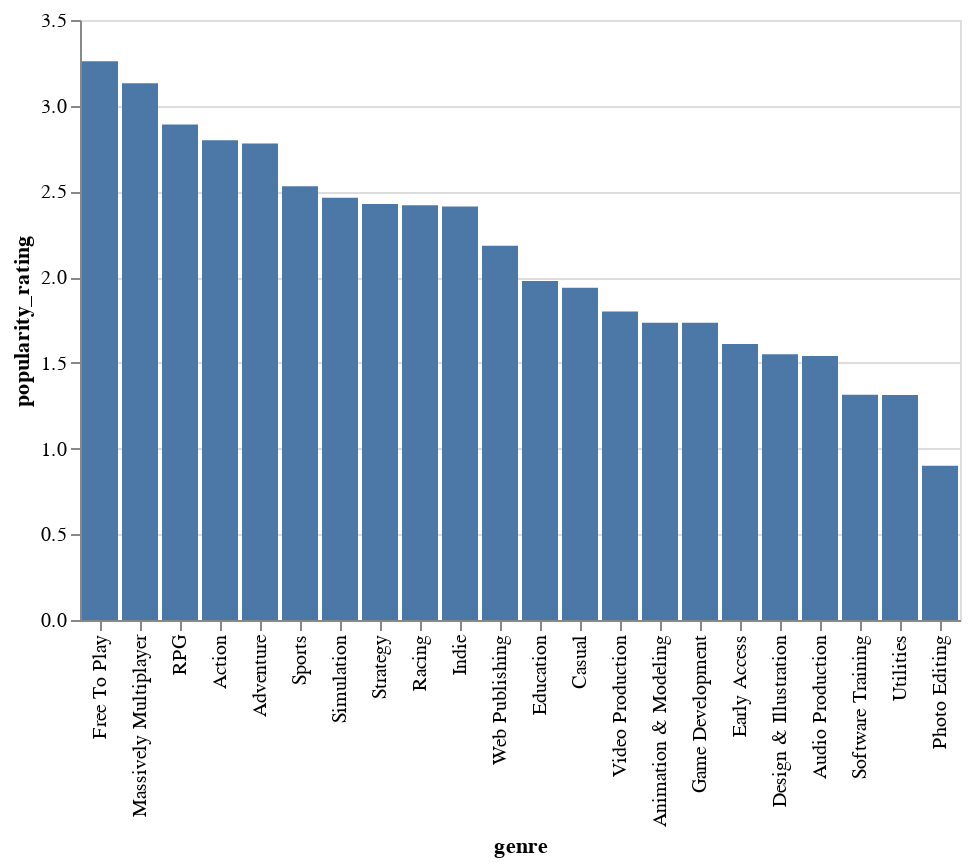

Notebook code for this chart:
### Code cell
grouped_genre = exploded_genre_df.groupby('genre')['popularity_rating'].mean().reset_index()

alt.Chart(grouped_genre).mark_bar().encode(
    x = alt.X('genre:N', sort='-y'),
    y = 'popularity_rating'
)

### Figure 1 — Vega-Lite specification as saved in the notebook (floating-point values rounded to 4 significant figures)
{"config": {"view": {"continuousWidth": 300, "continuousHeight": 300}}, "data": {"name": "data-97fdcf3e25cfc53e9ab402ad4c765e77"}, "mark": {"type": "bar"}, "encoding": {"x": {"field": "genre", "sort": "-y", "type": "nominal"}, "y": {"field": "popularity_rating", "type": "quantitative"}}, "$schema": "https://vega.github.io/schema/vega-lite/v5.8.0.json", "datasets": {"data-97fdcf3e25cfc53e9ab402ad4c765e77": [{"genre": "Action", "popularity_rating": 2.798}, {"genre": "Adventure", "popularity_rating": 2.78}, {"genre": "Animation & Modeling", "popularity_rating": 1.733}, {"genre": "Audio Production", "popularity_rating": 1.54}, {"genre": "Casual", "popularity_rating": 1.939}, {"genre": "Design & Illustration", "popularity_rating": 1.55}, {"genre": "Early Access", "popularity_rating": 1.61}, {"genre": "Education", "popularity_rating": 1.978}, {"genre": "Free To Play", "popularity_rating": 3.259}, {"genre": "Game Development", "popularity_rating": 1.733}, {"genre": "Indie", "popularity_rating": 2.412}, {"genre": "Massively Multiplayer", "popularity_rating": 3.131}, {"genre": "Photo Editing", "popularity_rating": 0.9}, {"genre": "RPG", "popularity_rating": 2.89}, {"genre": "Racing", "popularity_rating": 2.42}, {"genre": "Simulation", "popularity_rating": 2.463}, {"genre": "Software Training", "popularity_rating": 1.314}, {"genre": "Sports", "popularity_rating": 2.53}, {"genre": "Strategy", "popularity_rating": 2.426}, {"genre": "Utilities", "popularity_rating": 1.312}, {"genre": "Video Production", "popularity_rating": 1.8}, {"genre": "Web Publishing", "popularity_rating": 2.183}]}}
